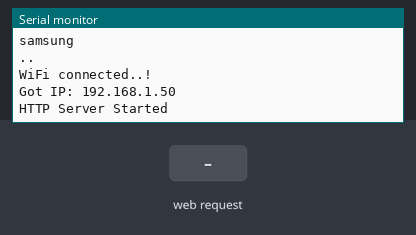
Simulated run of this sketch. Board: ESP8266 (NodeMCU). Shown: the last lines printed to the serial monitor. The inputs (shaded band) are chosen by the test bench. WiFi joins after 1.5 s; servers stay silent unless stated.

Above: at 3.3 s.
3.4 s: HTTP request GET /forw received
At 3.7 s:
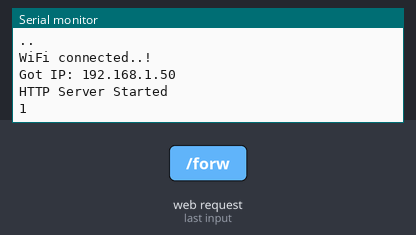
4.9 s: HTTP request GET /back received
At 6.1 s:
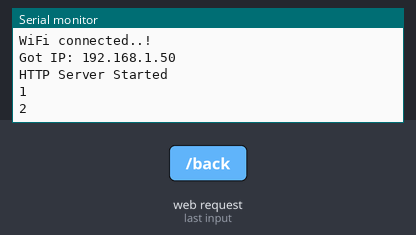

The sketch:

esp_code.ino
```cpp
#include <ESP8266WiFi.h>
#include <ESP8266WebServer.h>

/*Put WiFi SSID & Password*/
const char* ssid = "samsung";   // Enter SSID here
const char* password = "abcd1234"; // Enter Password here

ESP8266WebServer server(80);


void setup() {
  Serial.begin(9600);
  delay(100);

  Serial.println("Connecting to ");
  Serial.println(ssid);

  //connect to your local wi-fi network
  WiFi.begin(ssid, password);

  //check NodeMCU is connected to Wi-fi network
  while (WiFi.status() != WL_CONNECTED) {
  delay(1000);
  Serial.print(".");
  }
  Serial.println("");
  Serial.println("WiFi connected..!");
  Serial.print("Got IP: ");
  Serial.println(WiFi.localIP());

  server.on("/", handle_OnConnect);
  server.on("/forw", handle_forw);
  server.on("/back", handle_back);
  server.on("/left", handle_left);
  server.on("/right", handle_right);
  server.on("/stop", handle_stop);
  server.onNotFound(handle_NotFound);

  server.begin();
  Serial.println("HTTP Server Started");
}
void loop() {
  server.handleClient();
}

void handle_OnConnect() {
  server.send(200, "text/html", "hii");
}
void handle_forw() {
  Serial.println(1);
  server.send(200, "text/html", "hii");
}
void handle_back() {
  Serial.println(2);
  server.send(200, "text/html", "hii");
}
void handle_left() {
  Serial.println(3);
  server.send(200, "text/html", "hii");
}
void handle_right() {
  Serial.println(4);
  server.send(200, "text/html", "hii");
}
void handle_stop() {
  Serial.println(5);
  server.send(200, "text/html", "hii");
}

void handle_NotFound(){
  server.send(404, "text/plain", "Not found");
}
```

Measured:
- after the input at 3.4 s, the serial monitor: prints a new line at once (image 1)
- after the input at 4.9 s, the serial monitor: prints a new line at once (image 2)
